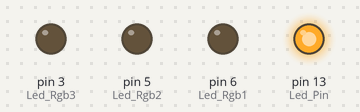
Bench run of a sketch on a simulated Arduino Uno, built with avr-gcc and run on an emulated ATmega328P. On the bench: output pins drawn as LEDs (lit = HIGH).

Above: at 0.5 s.
At 1.5 s:
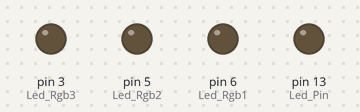
At 2.5 s:
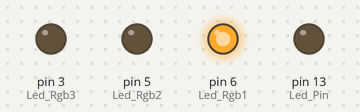
At 3.5 s:
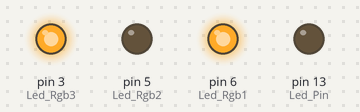
At 4.5 s:
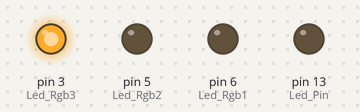
At 5.5 s:
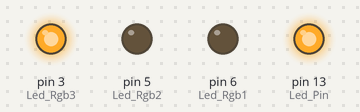
Timing chart, 0 to 6.5 s (numbered marks = the images above):
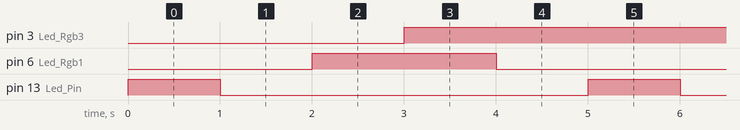

Measured:
- by itself, pin 3 (Led_Rgb3): alternates HIGH for 4.0 s and LOW for 1.0 s
- by itself, pin 6 (Led_Rgb1): alternates HIGH for 2.0 s and LOW for 3.0 s
- by itself, pin 13 (Led_Pin): alternates HIGH for 1.0 s and LOW for 4.0 s

The sketch:

UTN-Clase-Arduino01_002.ino
```cpp
// Codigo Ejemplo
int Led_Pin = 13;
int Led_Rgb1 = 6;
int Led_Rgb2 = 5;
int Led_Rgb3 = 3;

void setup()
{
  //Configurar Pin como Salida
  pinMode(Led_Pin, OUTPUT);
  pinMode(Led_Rgb1, OUTPUT);
  pinMode(Led_Rgb2, OUTPUT);
  pinMode(Led_Rgb3, OUTPUT);
}

void loop()
{
  //Encender Led
  digitalWrite(Led_Pin, HIGH);
  //Esperar un segundo
  delay(1000);
  //Apagar Led
  digitalWrite(Led_Pin, LOW);
  //Esperar un segundo
  delay(1000);
  //Encender Led Rgb
  digitalWrite(Led_Rgb1,HIGH);
  digitalWrite(Led_Rgb2,LOW);
  digitalWrite(Led_Rgb3,LOW);
  delay(1000);
  digitalWrite(Led_Rgb1,HIGH);
  digitalWrite(Led_Rgb2,LOW);
  digitalWrite(Led_Rgb3,HIGH);
  delay(1000);
  digitalWrite(Led_Rgb1,LOW);
  digitalWrite(Led_Rgb2,LOW);
  digitalWrite(Led_Rgb3,HIGH);
  delay(1000);
}
```
